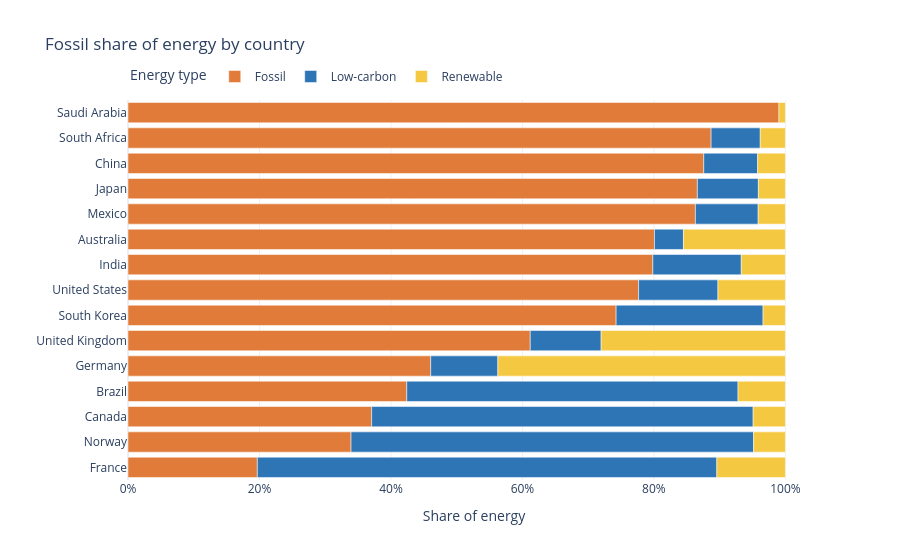

The notebook cell this image was saved under:
### Code cell
# Let's improve it — collapse to 3 source types, switch to shares, go horizontal, sort

# ── Data prep ─────────────────────────────────────────────────────────────────
mix = df.groupby(['Country', 'Source_Type'])['TWh'].sum().reset_index()
mix['Share'] = mix['TWh'] / mix.groupby('Country')['TWh'].transform('sum')   # 100% stacked → shares

# Sort countries by fossil share, most fossil-dependent at the top
country_order = (mix.loc[mix['Source_Type'] == 'Fossil']
                    .sort_values('Share', ascending=False)['Country'].tolist())

fig = px.bar(
    mix,
    x='Share', y='Country',
    color='Source_Type',                             
    color_discrete_map=color_discrete_mapping,   # same CVD-safe mapping as the treemap in Example 1
    category_orders={'Country': country_order,
                     'Source_Type': ['Fossil', 'Low-carbon', 'Renewable']},   # fossil sits on the baseline
    labels={'Share': 'Share of energy', 'Source_Type': 'Energy type'},
    title='Fossil share of energy by country',
    height=650,
    template='plotly_white',
)

fig.update_layout(xaxis=dict(tickformat='.0%'), yaxis=dict(title=''), legend=dict(orientation='h', x=0, y=1.1))

fig.show()

### Figure 1 — Plotly figure (JSON) as saved in the notebook; plotly's stock layout.template omitted (floating-point values rounded to 4 significant figures)
{"data": [{"alignmentgroup": "True", "hovertemplate": "Energy type=Fossil<br>Share of energy=%{x}<br>Country=%{y}<extra></extra>", "legendgroup": "Fossil", "marker": {"color": "#E07B39", "pattern": {"shape": ""}}, "name": "Fossil", "offsetgroup": "Fossil", "orientation": "h", "showlegend": true, "textposition": "auto", "type": "bar", "x": [0.8008, 0.424, 0.3707, 0.8758, 0.1967, 0.4605, 0.7983, 0.8661, 0.8631, 0.3393, 0.9902, 0.887, 0.7425, 0.6119, 0.7767], "xaxis": "x", "y": ["Australia", "Brazil", "Canada", "China", "France", "Germany", "India", "Japan", "Mexico", "Norway", "Saudi Arabia", "South Africa", "South Korea", "United Kingdom", "United States"], "yaxis": "y"}, {"alignmentgroup": "True", "hovertemplate": "Energy type=Low-carbon<br>Share of energy=%{x}<br>Country=%{y}<extra></extra>", "legendgroup": "Low-carbon", "marker": {"color": "#2E75B6", "pattern": {"shape": ""}}, "name": "Low-carbon", "offsetgroup": "Low-carbon", "orientation": "h", "showlegend": true, "textposition": "auto", "type": "bar", "x": [0.04406, 0.5038, 0.5802, 0.08199, 0.699, 0.1021, 0.1345, 0.09283, 0.09549, 0.6123, 0.07471, 0.2235, 0.1078, 0.1207], "xaxis": "x", "y": ["Australia", "Brazil", "Canada", "China", "France", "Germany", "India", "Japan", "Mexico", "Norway", "South Africa", "South Korea", "United Kingdom", "United States"], "yaxis": "y"}, {"alignmentgroup": "True", "hovertemplate": "Energy type=Renewable<br>Share of energy=%{x}<br>Country=%{y}<extra></extra>", "legendgroup": "Renewable", "marker": {"color": "#F5C842", "pattern": {"shape": ""}}, "name": "Renewable", "offsetgroup": "Renewable", "orientation": "h", "showlegend": true, "textposition": "auto", "type": "bar", "x": [0.1551, 0.07211, 0.04909, 0.0422, 0.1043, 0.4374, 0.06715, 0.04109, 0.04142, 0.0484, 0.009829, 0.03828, 0.03401, 0.2803, 0.1026], "xaxis": "x", "y": ["Australia", "Brazil", "Canada", "China", "France", "Germany", "India", "Japan", "Mexico", "Norway", "Saudi Arabia", "South Africa", "South Korea", "United Kingdom", "United States"], "yaxis": "y"}], "layout": {"autosize": true, "barmode": "relative", "legend": {"orientation": "h", "title": {"text": "Energy type"}, "tracegroupgap": 0, "x": 0, "y": 1.1}, "title": {"text": "Fossil share of energy by country"}, "xaxis": {"anchor": "y", "autorange": true, "domain": [0, 1], "range": [0, 1.053], "tickformat": ".0%", "title": {"text": "Share of energy"}, "type": "linear"}, "yaxis": {"anchor": "x", "autorange": true, "categoryarray": ["France", "Norway", "Canada", "Brazil", "Germany", "United Kingdom", "South Korea", "United States", "India", "Australia", "Mexico", "Japan", "China", "South Africa", "Saudi Arabia"], "categoryorder": "array", "domain": [0, 1], "range": [-0.5, 14.5], "title": {"text": ""}, "type": "category"}}}
